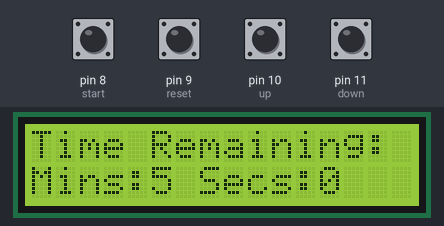
Bench run of a sketch on a simulated Arduino Uno, built with avr-gcc and run on an emulated ATmega328P. Parts: 16×2 character LCD. The inputs (shaded band) are chosen by the test bench; at power-on: pin 8 (start), pin 9 (reset), pin 10 (up), pin 11 (down) LOW.

Above: at 1.2 s.
1.3 s: pin 10 (up) pulled HIGH for 1 s
At 2.7 s:
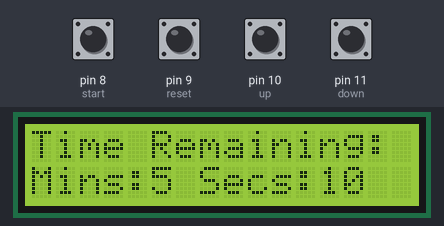
3.8 s: pin 8 (start) pulled HIGH for 0.15 s
At 4.6 s:
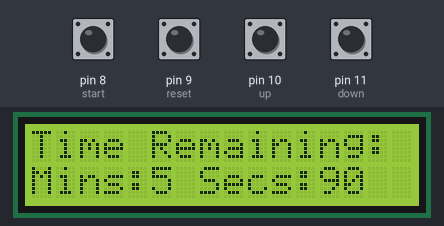
Timing chart, 0 to 6.8 s (numbered marks = the images above; inputs shaded):
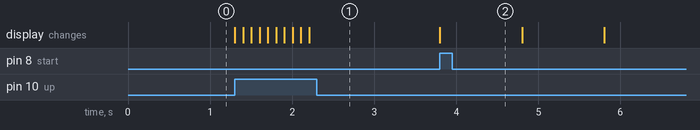

Measured:
- after the input at 1.3 s, the display: first changes at once (image 1 shows a later state)
- after the input at 3.8 s, the display: changes at once (image 2)

The sketch:

KitchenTimer.ino
```cpp
#include <LiquidCrystal.h>

//Define PinIn and PinOut

class Button{
  private:
    int pin;
    bool is_pushed = false;
  public:
    Button(int pin_in){
      pin = pin_in;
      pinMode(pin_in, INPUT);
    }
    bool is_button_pushed(void){
      is_pushed = digitalRead(pin);
      if (is_pushed == HIGH){
       return true;
      }
      return false;
    }

};
class timer{
  private:
    int minutes_remaining = 5;
    int seconds_remaining = 0;
    bool started = false;
    bool ended = false;
    int cur_time = millis();
  public:
    timer(void){

    }
    bool is_started(void){
      return started;
    }
    int get_mins(void){
      return this -> minutes_remaining;
    }
    int get_secs(void){
      return this -> seconds_remaining;
    }
    void decrease_time(void){
      if (!ended && millis() - cur_time >=100){
        cur_time = millis();
        seconds_remaining--;
        if (seconds_remaining < 0 && minutes_remaining == 0){
          seconds_remaining = 0;
        }
        else if (seconds_remaining < 0){
          seconds_remaining = 59;
          minutes_remaining--;
        }
      }
    }
    void increase_time(void){
      if (!ended && millis() - cur_time >= 100){
        cur_time = millis();
        seconds_remaining++;
        if (seconds_remaining > 59){
          minutes_remaining++;
          seconds_remaining = 0;
        }

      }
    }
    void reset(void){
      this -> minutes_remaining = 5;
      this -> seconds_remaining = 0;
      this -> started = false;
      this -> ended = false;
    }
    void change_start(void){
      this -> started = !this ->started;
    }
    bool is_ended(void){
      return this -> ended;
    }

    void tick(void){
      if (started and millis() - cur_time >= 1000){
        seconds_remaining--;
        cur_time = millis();
        if (seconds_remaining < 0 && minutes_remaining == 0) {
          ended = true;
          return;
        }
        else if (seconds_remaining < 0){
          minutes_remaining--;
          seconds_remaining = 59;
        }

      }
    }

};
//Global Variables
LiquidCrystal lcd(2,3, 4, 5, 6, 7);
int start = 8;
int reset = 9;
int up = 10;
int down = 11;

Button button_start = Button(start);
Button button_reset = Button(reset);
Button button_up = Button(up);
Button button_down = Button(down);
//PiezoBuzzer buzzer =
timer timer_obj = timer();
void setup() {
  // put your setup code here, to run once:
  // Initialize Liquid Crystal Display
  lcd.begin(16, 2);
  lcd.print("Time Remaining: ");
  lcd.setCursor(0, 1);

}

void loop() {
  // put your main code here, to run repeatedly:
  lcd.setCursor(0, 1);
  if (button_start.is_button_pushed()){
    timer_obj.change_start();
  }
  if (button_reset.is_button_pushed() && !timer_obj.is_started()){
    timer_obj.reset();
  }
  if (button_up.is_button_pushed() && !timer_obj.is_started()){
    timer_obj.increase_time();
  }
  if (button_down.is_button_pushed() && !timer_obj.is_started()){
    timer_obj.decrease_time();
  }
  if (!timer_obj.is_ended()){
    timer_obj.tick();
  }
  if (timer_obj.is_ended()){

  }
  lcd.print("Mins:");
  lcd.print(timer_obj.get_mins());
  lcd.print(" Secs:");
  lcd.print(timer_obj.get_secs());

}
```
